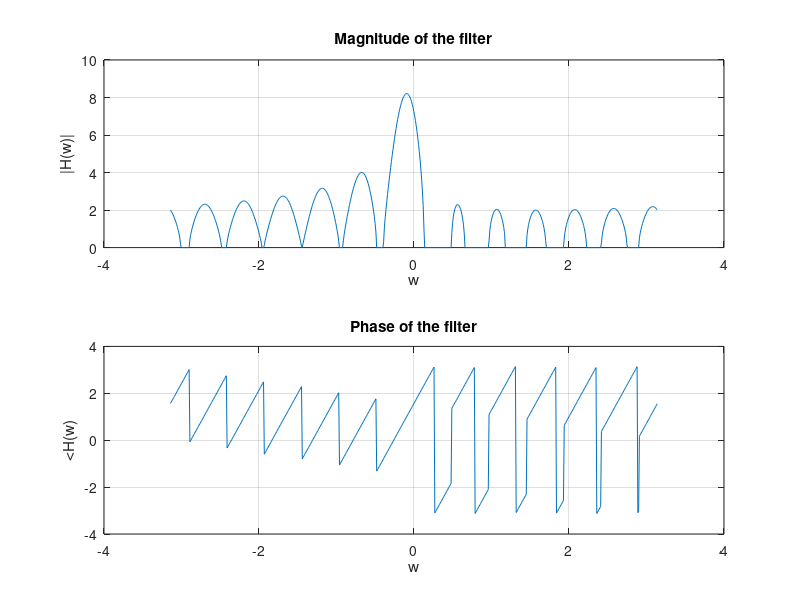

Recreate this plot in MATLAB.
1;
% Tecnologico de Costa Rica
% Escuela de Ingenieria Electronica
% El-5805 Procesamiento Digital de Señales

% This Octave File solves the
% problems given for the Course
% Digital Signal Processing

% Define a function called grapher, this
% functions lets generate a graph of a
% signal
% This function reveices a graph set up, as follow:
% ROWS : integer
% COLUMNS : integer
% POSITION : integer
% GRAPH TITLE : string
% X AXIS TITLE : string
% Y AXIS TITLE : string
% SIGNAL : vector
function grapherContinuos = grapherContinuos(rows, columns, position, graph_title, x_axis, y_axis, domain, signal)
    ws = subplot(rows,columns,position);
    plot(domain, signal);
    grid(ws, 'on');
    title(graph_title);
    xlabel(x_axis);
    ylabel(y_axis);
end

% Windows Title
figure('name', 'Exercise #4 - Digital Signal Processing');

% Core
% Lets set the domain
w = -pi:0.01:pi;
order = 12;

%real = [];
%imaginary = [];

%real
%for w_0 = w
%  tmp = 1;
%  for o = 2:1:order
%    tmp= tmp + cos(o*w_0);
%  endfor
%  real = [real, tmp];
%endfor

%imaginary
%for w_0 = w
%  tmp = 0;
%  for o = 2:1:order
%    tmp= tmp - sin(o*w_0);
%  endfor
%  imaginary = [imaginary, tmp];
%endfor

real = 1 + cos(w) + cos(2*w) + cos(3*w) + cos(4*w) + cos(5*w) + cos(6*w) + cos(7*w) + cos(8*w) + cos(9*w) + cos(10*w) + cos(11*w) + cos(12*w);
imaginary = -1*sin(w) - sin(2*w) - sin(3*w) - sin(4*w) - sin(5*w) - sin(6*w) - sin(7*w) - sin(8*w) - sin(9*w) - sin(10*w) - sin(11*w) - sin(12*w);

magnitude = sqrt( pow2(real,2) + pow2(imaginary,2));
phase = atan2(real,imaginary);


% Graph
ROWS = 2;
COLUMNS = 1;
x_axis_label = 'w';

graph_title = 'Magnitude of the filter';
y_axis_label = '|H(w)|';
grapherContinuos(ROWS, COLUMNS, 1, graph_title, x_axis_label, y_axis_label,w,magnitude);

graph_title = 'Phase of the filter';
y_axis_label = '<H(w)';
grapherContinuos(ROWS, COLUMNS, 2, graph_title, x_axis_label, y_axis_label,w,phase);